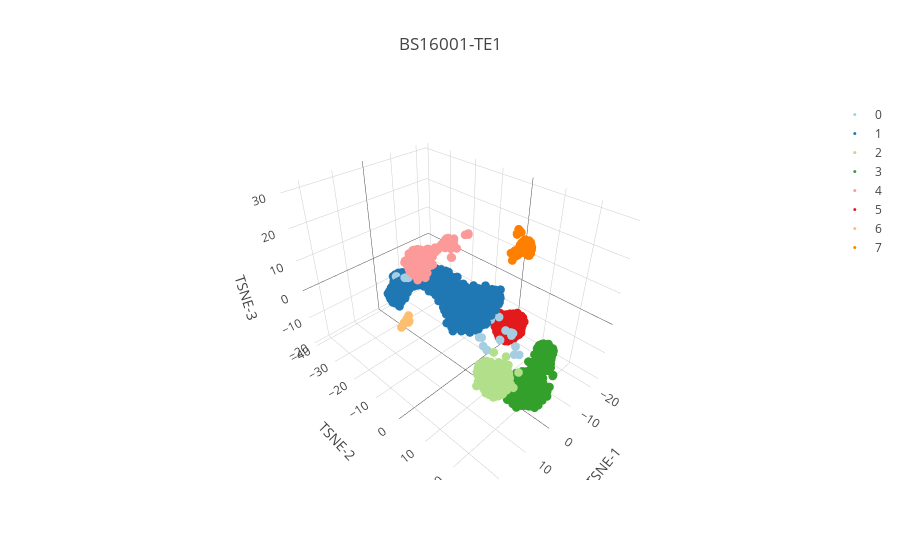

Notebook source saved alongside this figure:
### Code cell
tsne3d(tsnedata_dbscan)

### Figure 1 — Plotly figure (JSON) as saved in the notebook; plotly's stock layout.template omitted (floating-point values rounded to 4 significant figures; data arrays with more than 128 entries replaced by an {"elided": "..."} marker saying what was removed)
{"data": [{"marker": {"color": "#a6cee3", "line": {"color": "#a6cee3", "width": 0}, "size": 3, "symbol": "circle"}, "mode": "markers", "name": 0, "text": ["CellName: AAGTCTGGTTAAGAAC-1", "CellName: AATCCAGTCAAAGACA-1", "CellName: ACAGCTAAGGAATGGA-1", "CellName: AGCGTATTCTCCTATA-1", "CellName: AGCGTCGGTGCGGTAA-1", "CellName: AGCTTGAGTAGCTAAA-1", "CellName: ATCCACCCAGTGGGAT-1", "CellName: ATTGGTGAGTCCATAC-1", "CellName: CAACCTCGTGTGGCTC-1", "CellName: CAGAATCTCTGTTGAG-1", "CellName: CAGCTAAAGGGCTCTC-1", "CellName: CAGTCCTGTATAATGG-1", "CellName: CAGTCCTTCGCGTAGC-1", "CellName: CATATGGGTTCCACTC-1", "CellName: CATCAGAGTGTTGAGG-1", "CellName: CATCGGGAGTAGGCCA-1", "CellName: CATGCCTAGGGTGTGT-1", "CellName: CATTATCGTCTGCAAT-1", "CellName: CCACCTACAGGTCCAC-1", "CellName: CCCTCCTAGGCTAGGT-1", "CellName: CCGTGGAGTCGAGTTT-1", "CellName: CCTAGCTGTTGCTCCT-1", "CellName: CCTATTAGTGCACTTA-1", "CellName: CCTCTGAAGTTACCCA-1", "CellName: CCTTTCTCAAATCCGT-1", "CellName: CGAGCCAAGCTGCAAG-1", "CellName: CTAAGACCAATTCCTT-1", "CellName: CTAGTGAAGATAGCAT-1", "CellName: CTGTGCTAGCGTGAGT-1", "CellName: CTTACCGAGTGTACGG-1", "CellName: GCATGTATCCAAGCCG-1", "CellName: GCCTCTAGTATCAGTC-1", "CellName: GCTTCCATCATGCATG-1", "CellName: GGTATTGGTTTAGCTG-1", "CellName: GTCAAGTAGCCGCCTA-1", "CellName: GTGAAGGAGAAGATTC-1", "CellName: TACCTTAAGTTATCGC-1", "CellName: TATTACCAGGACCACA-1", "CellName: TCAGATGCATGCCACG-1", "CellName: TCCACACTCAAACCGT-1", "CellName: TTAGGCACAGTCGTGC-1", "CellName: TTCGAAGAGATCCCGC-1"], "type": "scatter3d", "x": [-11.99, 7.604, 1.119, 4.663, 5.807, 6.41, 0.8459, -12.83, 6.358, 6.299, 7.87, 6.036, -1.324, 5.887, -12.97, 7.988, 5.897, 4.68, -10.66, 7.659, 5.967, 7.396, -0.2406, -12.66, 6.228, 7.709, -1.529, -1.513, -1.547, -1.535, 6.142, -1.235, -1.526, -1.52, -9.226, -1.419, 0.8597, 6.073, -1.524, 5.153, 7.387, -11.85], "y": [6.275, -15.34, 18.61, 9.993, 13.92, 12.7, 12.14, 5.648, 12.6, 14.04, -15.49, 14.14, -31.66, 9.584, 6.337, -15.61, 13.99, 10.04, 5.294, -15.34, 13.97, -14.84, 16.21, 6.084, 14.06, -15.54, 15.46, 15.42, 15.44, 15.47, 14.08, -31.58, 15.45, 15.47, 0.7843, -31.76, 12.26, 14.09, 15.47, 9.772, 6.449, 1.705], "z": [-9.872, 8.406, -1.366, -1.726, -9.971, -0.1892, -0.6826, -10.47, -0.3265, -9.73, 8.454, -9.901, -3.093, 1.642, -10.47, 8.411, -9.944, -1.738, -8.611, 8.423, -9.918, 8.472, -3.812, -11.29, -9.762, 8.335, -2.382, -2.373, -2.379, -2.385, -9.79, -2.966, -2.379, -2.386, -6.445, -3.136, -0.7175, -9.882, -2.381, 1.281, 29.86, -6.422]}, {"marker": {"color": "#1f78b4", "line": {"color": "#1f78b4", "width": 0}, "size": 3, "symbol": "circle"}, "mode": "markers", "name": 1, "text": {"elided": "2518 str values"}, "type": "scatter3d", "x": {"elided": "2518 float values"}, "y": {"elided": "2518 float values"}, "z": {"elided": "2518 float values"}}, {"marker": {"color": "#b2df8a", "line": {"color": "#b2df8a", "width": 0}, "size": 3, "symbol": "circle"}, "mode": "markers", "name": 2, "text": {"elided": "572 str values"}, "type": "scatter3d", "x": {"elided": "572 float values"}, "y": {"elided": "572 float values"}, "z": {"elided": "572 float values"}}, {"marker": {"color": "#33a02c", "line": {"color": "#33a02c", "width": 0}, "size": 3, "symbol": "circle"}, "mode": "markers", "name": 3, "text": {"elided": "805 str values"}, "type": "scatter3d", "x": {"elided": "805 float values"}, "y": {"elided": "805 float values"}, "z": {"elided": "805 float values"}}, {"marker": {"color": "#fb9a99", "line": {"color": "#fb9a99", "width": 0}, "size": 3, "symbol": "circle"}, "mode": "markers", "name": 4, "text": {"elided": "414 str values"}, "type": "scatter3d", "x": {"elided": "414 float values"}, "y": {"elided": "414 float values"}, "z": {"elided": "414 float values"}}, {"marker": {"color": "#e31a1c", "line": {"color": "#e31a1c", "width": 0}, "size": 3, "symbol": "circle"}, "mode": "markers", "name": 5, "text": {"elided": "575 str values"}, "type": "scatter3d", "x": {"elided": "575 float values"}, "y": {"elided": "575 float values"}, "z": {"elided": "575 float values"}}, {"marker": {"color": "#fdbf6f", "line": {"color": "#fdbf6f", "width": 0}, "size": 3, "symbol": "circle"}, "mode": "markers", "name": 6, "text": ["CellName: AAAGATGAGACTCGGA-1", "CellName: AACTTTCGTTATTCTC-1", "CellName: AAGTCTGGTGCAGTAG-1", "CellName: ACACTGACAACTTGAC-1", "CellName: ACCGTAAGTAAGGGAA-1", "CellName: ACTGATGAGGTGACCA-1", "CellName: ACTGCTCGTAGAGGAA-1", "CellName: ACTGTCCGTCTCCATC-1", "CellName: AGTGTCACAGGACCCT-1", "CellName: ATCCGAAGTTAAGAAC-1", "CellName: ATCTGCCAGCTCTCGG-1", "CellName: CAAGATCTCATTCACT-1", "CellName: CAGCCGATCAAACGGG-1", "CellName: CAGTCCTAGGTACTCT-1", "CellName: CATGACAGTGACTCAT-1", "CellName: CCGTTCATCTGGCGAC-1", "CellName: CCTACCAGTCGGCATC-1", "CellName: CGATCGGGTGGGTATG-1", "CellName: CGTCACTAGTACCGGA-1", "CellName: CTCGAGGCATACGCTA-1", "CellName: CTCGTACGTAAGTAGT-1", "CellName: CTCGTACTCACCCTCA-1", "CellName: CTCTGGTGTATTCTCT-1", "CellName: CTGAAACTCGCCATAA-1", "CellName: CTGATCCGTCCTCCAT-1", "CellName: CTGCCTAGTCATGCAT-1", "CellName: CTGCCTAGTGTCGCTG-1", "CellName: CTGCCTATCGCCTGTT-1", "CellName: CTGGTCTCAGGGAGAG-1", "CellName: GACCTGGGTGCGGTAA-1", "CellName: GACGTTACAATCCAAC-1", "CellName: GATTCAGCAGGAACGT-1", "CellName: GATTCAGCATACTACG-1", "CellName: GCTGCAGTCCACTCCA-1", "CellName: GCTTGAAAGGCTATCT-1", "CellName: GGACATTAGACCACGA-1", "CellName: GTATTCTCATATGGTC-1", "CellName: GTCTTCGGTCAGAGGT-1", "CellName: GTGCATAAGAATGTTG-1", "CellName: GTTCATTGTTGTGGAG-1", "CellName: GTTTCTACAGCTGTTA-1", "CellName: TACACGACATCCAACA-1", "CellName: TACCTATTCTAACCGA-1", "CellName: TACTCATAGAATAGGG-1", "CellName: TATCAGGGTGGCGAAT-1", "CellName: TCTCTAAAGAAGGACA-1", "CellName: TGAGCATGTCCGTCAG-1", "CellName: TGATTTCAGTGAATTG-1", "CellName: TTCGAAGGTGGGTATG-1", "CellName: TTCGAAGGTTAAAGAC-1", "CellName: TTCTACACAGCTGTAT-1", "CellName: TTGGAACCATCACGAT-1", "CellName: TTGGCAAAGACTAGAT-1", "CellName: TTGGCAACAAGTCTGT-1"], "type": "scatter3d", "x": [20.71, 23.56, 21.36, 22.08, 23.56, 23.45, 23.47, 21.71, 23.6, 23.11, 21.73, 21.8, 23.47, 21.73, 21.36, 21.33, 23.43, 23.78, 21.6, 21.75, 21.72, 23.26, 23.6, 21.68, 21.81, 22.52, 21.82, 23.42, 21.68, 21.83, 21.72, 23.33, 21.63, 23.33, 21.54, 21.48, 21.51, 23.52, 20.85, 21.7, 23.21, 23.55, 21.88, 23.65, 21.81, 21.75, 23.7, 23.69, 23.05, 21.56, 23.48, 21.61, 21.49, 21.29], "y": [1.153, 2.004, 1.705, 1.572, 1.985, 1.97, 1.95, 1.344, 2.0, 1.852, 1.38, 1.311, 1.963, 1.481, 1.314, 1.284, 1.95, 2.091, 1.271, 1.386, 1.373, 1.895, 2.012, 1.296, 1.362, 1.553, 1.372, 1.951, 1.411, 1.467, 1.383, 1.935, 1.398, 1.902, 1.169, 1.067, 1.309, 1.987, 1.216, 1.628, 1.87, 1.991, 1.378, 2.054, 1.412, 1.39, 2.065, 2.103, 1.808, 1.309, 1.963, 1.417, 1.178, 1.455], "z": [10.59, 11.01, 10.82, 11.36, 10.98, 11.03, 10.97, 11.37, 10.93, 11.08, 11.42, 11.17, 11.01, 11.18, 11.74, 11.8, 11.0, 11.01, 11.39, 11.42, 11.38, 11.04, 10.99, 11.31, 11.16, 11.35, 11.38, 11.01, 11.13, 11.25, 11.15, 11.07, 11.2, 11.01, 10.75, 11.02, 11.7, 11.01, 12.25, 11.31, 11.03, 11.0, 11.33, 11.0, 11.37, 11.34, 10.95, 11.09, 11.06, 11.47, 10.99, 11.41, 11.29, 11.5]}, {"marker": {"color": "#ff7f00", "line": {"color": "#ff7f00", "width": 0}, "size": 3, "symbol": "circle"}, "mode": "markers", "name": 7, "text": {"elided": "193 str values"}, "type": "scatter3d", "x": {"elided": "193 float values"}, "y": {"elided": "193 float values"}, "z": {"elided": "193 float values"}}, {"marker": {"color": "#cab2d6", "line": {"color": "#cab2d6", "width": 0}, "size": 3, "symbol": "circle"}, "mode": "markers", "name": 8, "text": [], "type": "scatter3d", "x": [], "y": [], "z": []}, {"marker": {"color": "#6a3d9a", "line": {"color": "#6a3d9a", "width": 0}, "size": 3, "symbol": "circle"}, "mode": "markers", "name": 9, "text": [], "type": "scatter3d", "x": [], "y": [], "z": []}, {"marker": {"color": "#ffff99", "line": {"color": "#ffff99", "width": 0}, "size": 3, "symbol": "circle"}, "mode": "markers", "name": 10, "text": [], "type": "scatter3d", "x": [], "y": [], "z": []}, {"marker": {"color": "#b15928", "line": {"color": "#b15928", "width": 0}, "size": 3, "symbol": "circle"}, "mode": "markers", "name": 11, "text": [], "type": "scatter3d", "x": [], "y": [], "z": []}, {"marker": {"color": "#000000", "line": {"color": "#000000", "width": 0}, "size": 3, "symbol": "circle"}, "mode": "markers", "name": 12, "text": [], "type": "scatter3d", "x": [], "y": [], "z": []}, {"marker": {"color": "#bdbdbd", "line": {"color": "#bdbdbd", "width": 0}, "size": 3, "symbol": "circle"}, "mode": "markers", "name": 13, "text": [], "type": "scatter3d", "x": [], "y": [], "z": []}, {"marker": {"color": "#ffff99", "line": {"color": "#ffff99", "width": 0}, "size": 3, "symbol": "circle"}, "mode": "markers", "name": 14, "text": [], "type": "scatter3d", "x": [], "y": [], "z": []}, {"marker": {"color": "#a6cee3", "line": {"color": "#a6cee3", "width": 0}, "size": 3, "symbol": "circle"}, "mode": "markers", "name": 15, "text": [], "type": "scatter3d", "x": [], "y": [], "z": []}, {"marker": {"color": "#1f78b4", "line": {"color": "#1f78b4", "width": 0}, "size": 3, "symbol": "circle"}, "mode": "markers", "name": 16, "text": [], "type": "scatter3d", "x": [], "y": [], "z": []}, {"marker": {"color": "#b2df8a", "line": {"color": "#b2df8a", "width": 0}, "size": 3, "symbol": "circle"}, "mode": "markers", "name": 17, "text": [], "type": "scatter3d", "x": [], "y": [], "z": []}, {"marker": {"color": "#33a02c", "line": {"color": "#33a02c", "width": 0}, "size": 3, "symbol": "circle"}, "mode": "markers", "name": 18, "text": [], "type": "scatter3d", "x": [], "y": [], "z": []}, {"marker": {"color": "#fb9a99", "line": {"color": "#fb9a99", "width": 0}, "size": 3, "symbol": "circle"}, "mode": "markers", "name": 19, "text": [], "type": "scatter3d", "x": [], "y": [], "z": []}, {"marker": {"color": "#e31a1c", "line": {"color": "#e31a1c", "width": 0}, "size": 3, "symbol": "circle"}, "mode": "markers", "name": 20, "text": [], "type": "scatter3d", "x": [], "y": [], "z": []}, {"marker": {"color": "#fdbf6f", "line": {"color": "#fdbf6f", "width": 0}, "size": 3, "symbol": "circle"}, "mode": "markers", "name": 21, "text": [], "type": "scatter3d", "x": [], "y": [], "z": []}, {"marker": {"color": "#ff7f00", "line": {"color": "#ff7f00", "width": 0}, "size": 3, "symbol": "circle"}, "mode": "markers", "name": 22, "text": [], "type": "scatter3d", "x": [], "y": [], "z": []}, {"marker": {"color": "#cab2d6", "line": {"color": "#cab2d6", "width": 0}, "size": 3, "symbol": "circle"}, "mode": "markers", "name": 23, "text": [], "type": "scatter3d", "x": [], "y": [], "z": []}, {"marker": {"color": "#6a3d9a", "line": {"color": "#6a3d9a", "width": 0}, "size": 3, "symbol": "circle"}, "mode": "markers", "name": 24, "text": [], "type": "scatter3d", "x": [], "y": [], "z": []}, {"marker": {"color": "#ffff99", "line": {"color": "#ffff99", "width": 0}, "size": 3, "symbol": "circle"}, "mode": "markers", "name": 25, "text": [], "type": "scatter3d", "x": [], "y": [], "z": []}, {"marker": {"color": "#b15928", "line": {"color": "#b15928", "width": 0}, "size": 3, "symbol": "circle"}, "mode": "markers", "name": 26, "text": [], "type": "scatter3d", "x": [], "y": [], "z": []}, {"marker": {"color": "#000000", "line": {"color": "#000000", "width": 0}, "size": 3, "symbol": "circle"}, "mode": "markers", "name": 27, "text": [], "type": "scatter3d", "x": [], "y": [], "z": []}, {"marker": {"color": "#bdbdbd", "line": {"color": "#bdbdbd", "width": 0}, "size": 3, "symbol": "circle"}, "mode": "markers", "name": 28, "text": [], "type": "scatter3d", "x": [], "y": [], "z": []}, {"marker": {"color": "#ffff99", "line": {"color": "#ffff99", "width": 0}, "size": 3, "symbol": "circle"}, "mode": "markers", "name": 29, "text": [], "type": "scatter3d", "x": [], "y": [], "z": []}, {"marker": {"color": "#a6cee3", "line": {"color": "#a6cee3", "width": 0}, "size": 3, "symbol": "circle"}, "mode": "markers", "name": 30, "text": [], "type": "scatter3d", "x": [], "y": [], "z": []}, {"marker": {"color": "#1f78b4", "line": {"color": "#1f78b4", "width": 0}, "size": 3, "symbol": "circle"}, "mode": "markers", "name": 31, "text": [], "type": "scatter3d", "x": [], "y": [], "z": []}, {"marker": {"color": "#b2df8a", "line": {"color": "#b2df8a", "width": 0}, "size": 3, "symbol": "circle"}, "mode": "markers", "name": 32, "text": [], "type": "scatter3d", "x": [], "y": [], "z": []}, {"marker": {"color": "#33a02c", "line": {"color": "#33a02c", "width": 0}, "size": 3, "symbol": "circle"}, "mode": "markers", "name": 33, "text": [], "type": "scatter3d", "x": [], "y": [], "z": []}, {"marker": {"color": "#fb9a99", "line": {"color": "#fb9a99", "width": 0}, "size": 3, "symbol": "circle"}, "mode": "markers", "name": 34, "text": [], "type": "scatter3d", "x": [], "y": [], "z": []}, {"marker": {"color": "#e31a1c", "line": {"color": "#e31a1c", "width": 0}, "size": 3, "symbol": "circle"}, "mode": "markers", "name": 35, "text": [], "type": "scatter3d", "x": [], "y": [], "z": []}, {"marker": {"color": "#fdbf6f", "line": {"color": "#fdbf6f", "width": 0}, "size": 3, "symbol": "circle"}, "mode": "markers", "name": 36, "text": [], "type": "scatter3d", "x": [], "y": [], "z": []}, {"marker": {"color": "#ff7f00", "line": {"color": "#ff7f00", "width": 0}, "size": 3, "symbol": "circle"}, "mode": "markers", "name": 37, "text": [], "type": "scatter3d", "x": [], "y": [], "z": []}, {"marker": {"color": "#cab2d6", "line": {"color": "#cab2d6", "width": 0}, "size": 3, "symbol": "circle"}, "mode": "markers", "name": 38, "text": [], "type": "scatter3d", "x": [], "y": [], "z": []}, {"marker": {"color": "#6a3d9a", "line": {"color": "#6a3d9a", "width": 0}, "size": 3, "symbol": "circle"}, "mode": "markers", "name": 39, "text": [], "type": "scatter3d", "x": [], "y": [], "z": []}, {"marker": {"color": "#ffff99", "line": {"color": "#ffff99", "width": 0}, "size": 3, "symbol": "circle"}, "mode": "markers", "name": 40, "text": [], "type": "scatter3d", "x": [], "y": [], "z": []}, {"marker": {"color": "#b15928", "line": {"color": "#b15928", "width": 0}, "size": 3, "symbol": "circle"}, "mode": "markers", "name": 41, "text": [], "type": "scatter3d", "x": [], "y": [], "z": []}, {"marker": {"color": "#000000", "line": {"color": "#000000", "width": 0}, "size": 3, "symbol": "circle"}, "mode": "markers", "name": 42, "text": [], "type": "scatter3d", "x": [], "y": [], "z": []}, {"marker": {"color": "#bdbdbd", "line": {"color": "#bdbdbd", "width": 0}, "size": 3, "symbol": "circle"}, "mode": "markers", "name": 43, "text": [], "type": "scatter3d", "x": [], "y": [], "z": []}], "layout": {"hovermode": "closest", "scene": {"xaxis": {"showgrid": true, "showticklabels": true, "title": "TSNE-1", "zeroline": true}, "yaxis": {"showgrid": true, "showticklabels": true, "title": "TSNE-2", "zeroline": true}, "zaxis": {"showgrid": true, "showticklabels": true, "title": "TSNE-3", "zeroline": true}}, "title": "BS16001-TE1", "xaxis": {"showline": true, "ticklen": 0, "title": "TSNE-1", "zeroline": true}, "yaxis": {"ticklen": 5, "title": "TSNE-2"}}}
